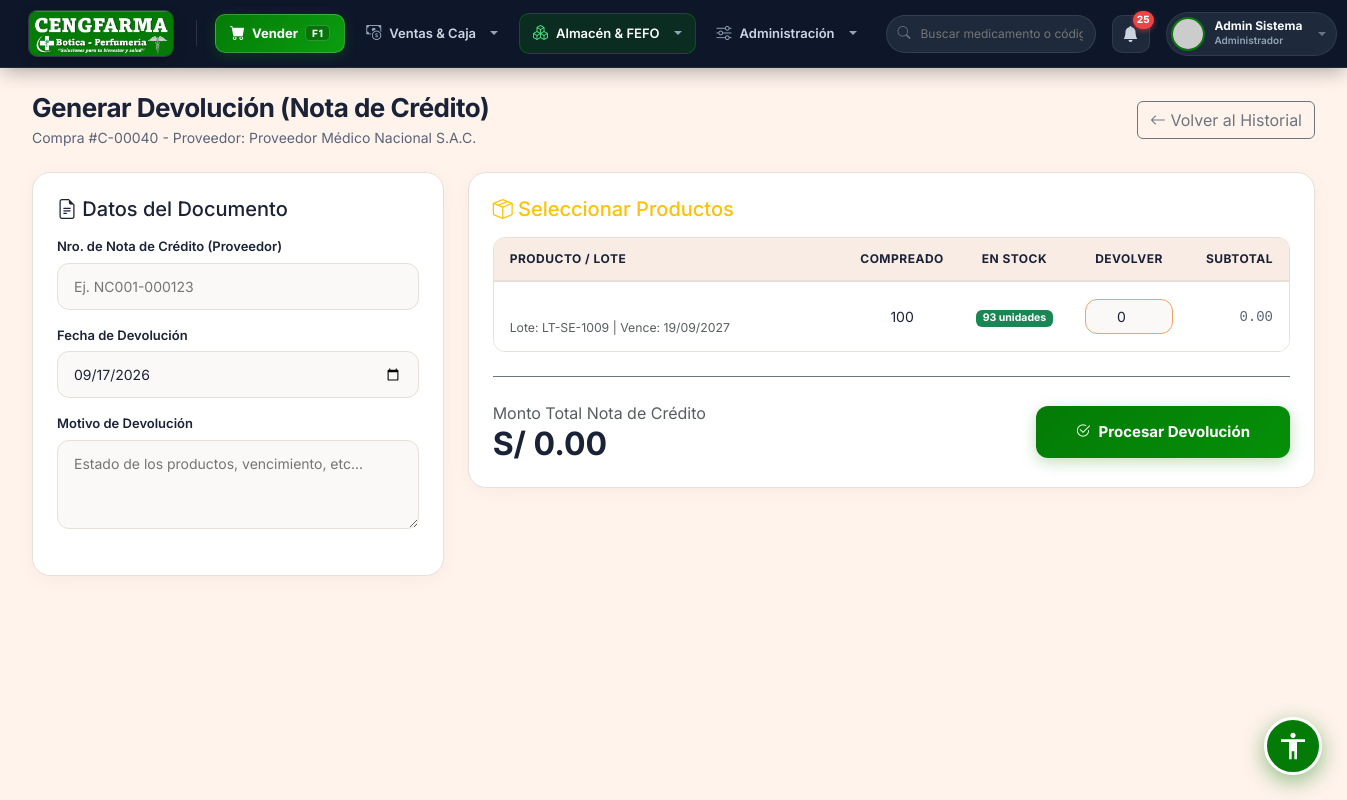
The page /public/compra/devolver/40 (signed in) on the database its author committed.
### tables this page shows
CREATE TABLE IF NOT EXISTS `configuracion` (
  `id` int NOT NULL AUTO_INCREMENT,
  `clave` varchar(50) NOT NULL,
  `valor` text,
  `descripcion` varchar(255) DEFAULT NULL,
  PRIMARY KEY (`id`),
  UNIQUE KEY `clave` (`clave`)
);

CREATE TABLE IF NOT EXISTS `compras` (
  `id` int NOT NULL AUTO_INCREMENT,
  `id_proveedor` int NOT NULL,
  `id_usuario` int NOT NULL,
  `tipo_comprobante` varchar(50) NOT NULL,
  `serie_comprobante` varchar(20) DEFAULT NULL,
  `num_comprobante` varchar(50) NOT NULL,
  `fecha_compra` date NOT NULL,
  `fecha_registro` timestamp NULL DEFAULT CURRENT_TIMESTAMP,
  `impuesto` decimal(10,2) DEFAULT '0.00',
  `total` decimal(12,2) NOT NULL DEFAULT '0.00',
  `estado` varchar(20) DEFAULT 'Completada',
  PRIMARY KEY (`id`),
  KEY `id_proveedor` (`id_proveedor`),
  KEY `id_usuario` (`id_usuario`),
  CONSTRAINT `compras_ibfk_1` FOREIGN KEY (`id_proveedor`) REFERENCES `proveedores` (`id`) ON DELETE RESTRICT,
  CONSTRAINT `compras_ibfk_2` FOREIGN KEY (`id_usuario`) REFERENCES `usuarios` (`id`) ON DELETE RESTRICT
);

CREATE TABLE IF NOT EXISTS `proveedores` (
  `id` int NOT NULL AUTO_INCREMENT,
  `ruc` varchar(20) NOT NULL,
  `razon_social` varchar(150) NOT NULL,
  `representante` varchar(150) DEFAULT NULL,
  `telefono` varchar(50) DEFAULT NULL,
  `direccion` varchar(255) DEFAULT NULL,
  `estado` tinyint(1) DEFAULT '1',
  PRIMARY KEY (`id`),
  UNIQUE KEY `ruc` (`ruc`)
);

CREATE TABLE IF NOT EXISTS `inventario_lotes` (
  `id` int NOT NULL AUTO_INCREMENT,
  `id_producto` int NOT NULL,
  `id_compra_detalle` int DEFAULT NULL,
  `codigo_lote` varchar(50) NOT NULL,
  `fecha_vencimiento` date NOT NULL,
  `cantidad_inicial` int NOT NULL,
  `cantidad_disponible` int NOT NULL,
  `estado` tinyint(1) DEFAULT '1',
  PRIMARY KEY (`id`),
  KEY `id_producto` (`id_producto`),
  KEY `id_compra_detalle` (`id_compra_detalle`),
  CONSTRAINT `inventario_lotes_ibfk_1` FOREIGN KEY (`id_producto`) REFERENCES `productos` (`id`) ON DELETE RESTRICT,
  CONSTRAINT `inventario_lotes_ibfk_2` FOREIGN KEY (`id_compra_detalle`) REFERENCES `compra_detalles` (`id`) ON DELETE CASCADE
);

CREATE TABLE IF NOT EXISTS `compra_detalles` (
  `id` int NOT NULL AUTO_INCREMENT,
  `id_compra` int NOT NULL,
  `id_producto` int NOT NULL,
  `cantidad` int NOT NULL,
  `precio_unitario` decimal(10,2) NOT NULL,
  `subtotal` decimal(12,2) NOT NULL,
  PRIMARY KEY (`id`),
  KEY `id_compra` (`id_compra`),
  KEY `id_producto` (`id_producto`),
  CONSTRAINT `compra_detalles_ibfk_1` FOREIGN KEY (`id_compra`) REFERENCES `compras` (`id`) ON DELETE CASCADE,
  CONSTRAINT `compra_detalles_ibfk_2` FOREIGN KEY (`id_producto`) REFERENCES `productos` (`id`) ON DELETE RESTRICT
);

### app/views/compras/devolucion.php (the view, shortened to what the rows shown need)
<div class="page-content">
    <div class="d-flex justify-content-between align-items-center mb-4">
        <div>
            <h1 class="page-title">Generar Devolución (Nota de Crédito)</h1>
            <div class="page-subtitle">Compra #C-<?php echo str_pad($data['compra']['id'], 5, '0', STR_PAD_LEFT); ?> - Proveedor: <?php echo htmlspecialchars($data['compra']['proveedor']); ?></div>
        </div>
        <a href="<?php echo BASE_URL; ?>compra/index" class="btn btn-outline-secondary">
            <i class="bi bi-arrow-left"></i> Volver al Historial
        </a>
    </div>
    <form action="<?php echo BASE_URL; ?>compra/save_devolucion" method="POST" id="formDevolucion">
        <div class="row g-4">
            <div class="col-md-4">
                <div class="card-metric h-100 p-4">
                    <h5 class="mb-3 text-accent"><i class="bi bi-file-earmark-text"></i> Datos del Documento</h5>
                    <div class="mb-3">
                        <label class="form-label">Nro. de Nota de Crédito (Proveedor)</label>
                        <input type="text" name="num_documento_prov" class="form-control-custom" placeholder="Ej. NC001-000123" required>
                    </div>
                    <div class="mb-3">
                        <label class="form-label">Fecha de Devolución</label>
                        <input type="date" name="fecha_devolucion" class="form-control-custom" value="<?php echo date('Y-m-d'); ?>" required>
                    </div>
                    <div class="mb-3">
                        <label class="form-label">Motivo de Devolución</label>
                        <textarea name="motivo" class="form-control-custom" rows="3" placeholder="Estado de los productos, vencimiento, etc..."></textarea>
                    </div>
                </div>
            </div>
            <div class="col-md-8">
                <div class="card-metric p-4">
                    <h5 class="mb-3 text-warning"><i class="bi bi-box-seam"></i> Seleccionar Productos</h5>
                    <div class="table-responsive">
                        <table class="table-custom">
                            <thead>
                                <tr>
                                    <th>Producto / Lote</th>
                                    <th class="text-center" width="100">Compreado</th>
                                    <th class="text-center" width="100">En Stock</th>
                                    <th class="text-center" width="120">Devolver</th>
                                    <th class="text-end" width="100">Subtotal</th>
                                </tr>
                            </thead>
                            <tbody>
                                <?php foreach($data['detalles'] as $i => $det): ?>
                                <tr>
                                    <td>
                                        <strong style="color:#fff;"><?php echo htmlspecialchars($det['nombre_comercial']); ?></strong><br>
                                        <small class="text-muted">Lote: <?php echo htmlspecialchars($det['codigo_lote']); ?> | Vence: <?php echo date('d/m/Y', strtotime($det['fecha_vencimiento'])); ?></small>
                                    </td>
                                    <td class="text-center"><?php echo $det['cantidad']; ?></td>
                                    <td class="text-center">
                                        <span class="badge <?php echo $det['stock_lote_actual'] > 0 ? 'bg-success' : 'bg-danger'; ?>">
                                            <?php echo $det['stock_lote_actual']; ?> unidades
                                        </span>
                                    </td>
                                    <td class="text-center">
                                        <input type="number" name="cantidad_dev[]" class="form-control-custom text-center row-qty"
                                               value="0" min="0" max="<?php echo min($det['cantidad'], $det['stock_lote_actual']); ?>"
                                               oninput="recalcularFila(this)" data-index="<?php echo $i; ?>"
                                               style="height:35px; border-color: var(--warning);">
                                    </td>
                                    <td class="text-end">
                                        <input type="text" name="subtotal_dev[]" class="form-control-custom border-0 bg-transparent text-end p-0 row-subtotal"
                                               value="0.00" readonly style="color:var(--text-secondary); font-family:monospace;">
                                    </td>
                                </tr>
                                <?php endforeach; ?>
                            </tbody>
                        </table>
                    </div>
                    <div class="mt-4 pt-4 border-top border-secondary d-flex justify-content-between align-items-center">
                        <div class="text-start">
                            <span class="text-muted d-block">Monto Total Nota de Crédito</span>
                            <h2 class="text-accent fw-bold mb-0" id="totalNC">S/ 0.00</h2>
                        </div>
                        <button type="button" class="btn-primary-custom" style="width:auto; padding: 15px 40px;" onclick="confirmarDevolucion()">
                            <i class="bi bi-check2-circle"></i> Procesar Devolución
                        </button>
                    </div>
                </div>
            </div>
        </div>
    </form>
</div>

### app/views/layouts/main.php (shortened to what the rows shown need)
<!DOCTYPE html>
<html lang="es">
<head>
    <link href="https://cdn.jsdelivr.net/npm/bootstrap@5.3.0/dist/css/bootstrap.min.css" rel="stylesheet">
    <link rel="stylesheet" href="https://cdn.jsdelivr.net/npm/bootstrap-icons@1.11.1/font/bootstrap-icons.css">
    <link rel="stylesheet" href="<?php echo BASE_URL; ?>css/style.css">
    <link rel="stylesheet" href="<?php echo BASE_URL; ?>css/accessibility.css">
</head>
<body class="ceng-body">
<?php
require_once '../app/models/Configuracion.php';
$_globalConfigModel = new Configuracion();
$_globalLogo = $_globalConfigModel->get('logo');
$configs     = $_globalConfigModel->getAll();
require_once '../app/models/Inventario.php';
$_globalInvModel = new Inventario();
$_lotesVencer = $_globalInvModel->getLotesProximosVencer(90);
$_stockBajo = $_globalInvModel->getProductosBajoStock(20);
$_totalNotifs = count($_lotesVencer) + count($_stockBajo);
$boticaName = $configs['nombre_botica']['valor'] ?? 'CENGFARMA';
$roles = [1 => 'Administrador', 2 => 'Farmacéutico', 3 => 'Cajero', 4 => 'Almacenero'];
$userRoleName = $roles[$_SESSION['rol_id'] ?? 1] ?? 'Usuario';
$effectiveLogo = !empty($_globalLogo) ? $_globalLogo : 'img/cengfarma_banner.png';
$logoSrc = (strpos($effectiveLogo, 'http') === 0) ? $effectiveLogo : BASE_URL . $effectiveLogo;
?>
<header id="cengfarma-topbar" class="ceng-topbar sticky-top">
    <div class="ceng-topbar-inner">
        <div class="ceng-topbar-left d-flex align-items-center gap-3">
            <div class="ceng-brand-area d-flex align-items-center gap-2">
                <?php
                $isDashboardActive = (strpos($_SERVER['REQUEST_URI'] ?? '', 'dashboard') !== false) || (trim($_SERVER['REQUEST_URI'] ?? '', '/') === 'public');
                ?>
                <a href="<?php echo BASE_URL; ?><?php echo ($_SESSION['rol_id'] == 1) ? 'dashboard/index' : 'venta/pos'; ?>"
                   class="ceng-brand-link <?php echo $isDashboardActive ? 'active-home' : ''; ?>"
                   title="Ir al Dashboard / Inicio">
                    <img src="<?php echo htmlspecialchars($logoSrc); ?>" alt="<?php echo htmlspecialchars($boticaName); ?>" class="ceng-brand-logo">
                </a>
            </div>
            <nav class="ceng-nav-menu d-none d-lg-flex align-items-center gap-2">
                <a href="<?php echo BASE_URL; ?>venta/pos" class="ceng-pos-btn" id="nav-pos" data-route="venta/pos" title="Ir a Punto de Venta (Atajo F1)">
                    <i class="bi bi-cart-fill"></i>
                    <span>Vender</span>
                    <span class="ceng-kbd-tag">F1</span>
                </a>
                <div class="dropdown ceng-dropdown">
                    <button class="ceng-nav-link dropdown-toggle" type="button" data-bs-toggle="dropdown" aria-expanded="false" data-route="caja,venta,cliente,puntos">
                        <i class="bi bi-cash-coin"></i>
                        <span>Ventas &amp; Caja</span>
                    </button>
                </div>
                <?php if(in_array($_SESSION['rol_id'], [1, 2, 4])): ?>
                <div class="dropdown ceng-dropdown">
                    <button class="ceng-nav-link dropdown-toggle" type="button" data-bs-toggle="dropdown" aria-expanded="false" data-route="producto,categoria,laboratorio,inventario,compra,proveedor">
                        <i class="bi bi-boxes"></i>
                        <span>Almacén &amp; FEFO</span>
                    </button>
                </div>
                <?php endif; ?>
                <div class="dropdown ceng-dropdown">
                    <button class="ceng-nav-link dropdown-toggle" type="button" data-bs-toggle="dropdown" aria-expanded="false" data-route="notificacion,reporte,usuario,configuracion,auditoria,sistema">
                        <i class="bi bi-sliders"></i>
                        <span>Administración</span>
                    </button>
                </div>
            </nav>
        </div>
        <div class="ceng-user-area d-flex align-items-center gap-2 gap-md-3">
            <form action="<?php echo BASE_URL; ?>producto/index" method="GET" class="ceng-quick-search d-none d-xl-flex">
                <i class="bi bi-search"></i>
                <input type="text" name="search" placeholder="Buscar medicamento o código..." value="<?php echo htmlspecialchars($_GET['search'] ?? '', ENT_QUOTES, 'UTF-8'); ?>">
            </form>
            <a href="<?php echo BASE_URL; ?>notificacion/index" class="ceng-alert-bell" title="Alertas Sanitarias">
                <i class="bi bi-bell-fill"></i>
                <?php if($_totalNotifs > 0): ?>
                <span class="ceng-bell-badge"><?php echo $_totalNotifs; ?></span>
                <?php endif; ?>
            </a>
            <div class="dropdown">
                <div class="ceng-user-card dropdown-toggle" data-bs-toggle="dropdown" aria-expanded="false" role="button" tabindex="0">
                    <img src="https://ui-avatars.com/api/?name=<?php echo urlencode($_SESSION['nombre'] ?? 'U'); ?>&background=047B07&color=fff&bold=true" alt="Avatar" class="ceng-avatar">
                    <div class="ceng-user-meta d-none d-sm-flex flex-column text-start">
                        <span class="ceng-user-fullname"><?php echo htmlspecialchars($_SESSION['nombre'] ?? 'Administrador', ENT_QUOTES, 'UTF-8'); ?></span>
                        <span class="ceng-user-role-badge"><?php echo $userRoleName; ?></span>
                    </div>
                </div>
            </div>
        </div>
    </div>
</header>
<div id="wrapper" class="ceng-wrapper">
    <main id="content-wrapper" class="ceng-main-viewport">
        <?php require_once '../app/views/' . $view . '.php'; ?>
    </main>
</div>
<?php require_once '../app/views/partials/accessibility_widget.php'; ?>
</body>
</html>

### rows shown on the page
configuracion: valor (picture)
compras: id "00040", id_proveedor.razon_social "Proveedor Médico Nacional S.A.C."
inventario_lotes: codigo_lote "LT-SE-1009", fecha_vencimiento "19/09/2027", id_compra_detalle.cantidad "100", cantidad_disponible "93", value "0"

### other values the page prints
$_totalNotifs "25"
$_SESSION['nombre'] "Admin Sistema"
$userRoleName "Administrador"
